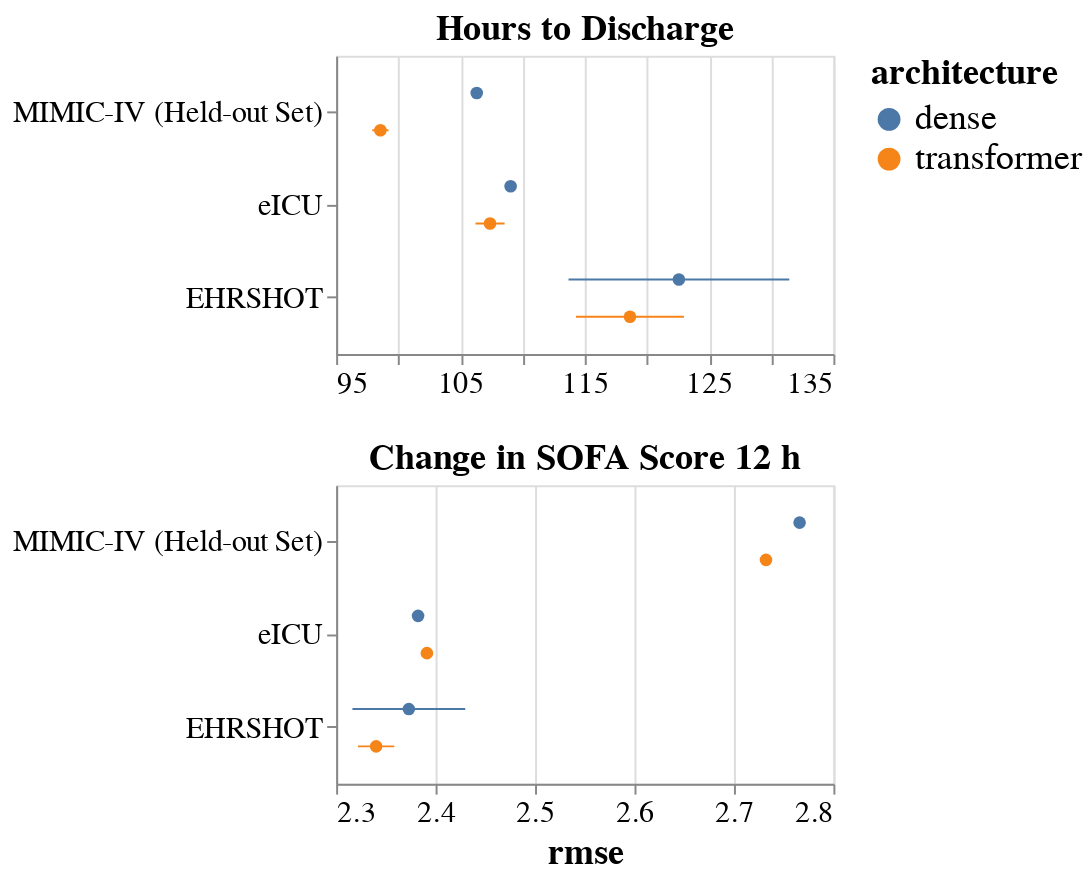

This figure's notebook cell:
### Code cell
sofa_chart = alt.Chart(df[df['task'] == 'SOFA'])
disch_chart = alt.Chart(df[df['task'] == 'DischargeTime'])
((disch_chart.mark_point(filled=True, size=40).encode(
    y=alt.Y('Dataset:N', axis=alt.Axis(title=None), sort=dataset_order),
    x=alt.X('mean(rmse):Q', scale=alt.Scale(zero=False), title=None),
    yOffset='architecture:N',
    color='architecture:N',
) + disch_chart.mark_errorbar().encode(
    y=alt.Y('Dataset:N', axis=alt.Axis(title=None), sort=dataset_order),
    x='rmse:Q',
    yOffset='architecture:N',
    color='architecture:N',
)).properties(width=250, height=150, title='Hours to Discharge') & ((sofa_chart.mark_point(filled=True, size=40).encode(
    y=alt.Y('Dataset:N', axis=alt.Axis(title=None), sort=dataset_order),
    x=alt.X('mean(rmse):Q', scale=alt.Scale(zero=False)),
    yOffset='architecture:N',
    color='architecture:N',
) + sofa_chart.mark_errorbar().encode(
    y=alt.Y('Dataset:N', axis=alt.Axis(title=None), sort=dataset_order),
    x='rmse:Q',
    yOffset='architecture:N',
    color='architecture:N',
)).properties(width=250, height=150, title='Change in SOFA Score 12 h'))).configure_axis(
    labelFontSize=15,
    titleFontSize=18
).configure_title(fontSize=18).configure_legend(titleFontSize=18,
labelFontSize=18)

### Figure 1 — Vega-Lite specification as saved in the notebook (floating-point values rounded to 4 significant figures)
{"config": {"view": {"continuousWidth": 300, "continuousHeight": 300}, "axis": {"labelFontSize": 15, "titleFontSize": 18}, "legend": {"labelFontSize": 18, "titleFontSize": 18}, "title": {"fontSize": 18}}, "vconcat": [{"layer": [{"mark": {"type": "point", "filled": true, "size": 40}, "encoding": {"color": {"field": "architecture", "type": "nominal"}, "x": {"aggregate": "mean", "field": "rmse", "scale": {"zero": false}, "title": null, "type": "quantitative"}, "y": {"axis": {"title": null}, "field": "Dataset", "sort": ["MIMIC-IV (Held-out Set)", "eICU", "EHRSHOT"], "type": "nominal"}, "yOffset": {"field": "architecture", "type": "nominal"}}}, {"mark": {"type": "errorbar"}, "encoding": {"color": {"field": "architecture", "type": "nominal"}, "x": {"field": "rmse", "type": "quantitative"}, "y": {"axis": {"title": null}, "field": "Dataset", "sort": ["MIMIC-IV (Held-out Set)", "eICU", "EHRSHOT"], "type": "nominal"}, "yOffset": {"field": "architecture", "type": "nominal"}}}], "data": {"name": "data-3af236c06fc53d10fb33f9980a21092b"}, "height": 150, "title": "Hours to Discharge", "width": 250}, {"layer": [{"mark": {"type": "point", "filled": true, "size": 40}, "encoding": {"color": {"field": "architecture", "type": "nominal"}, "x": {"aggregate": "mean", "field": "rmse", "scale": {"zero": false}, "type": "quantitative"}, "y": {"axis": {"title": null}, "field": "Dataset", "sort": ["MIMIC-IV (Held-out Set)", "eICU", "EHRSHOT"], "type": "nominal"}, "yOffset": {"field": "architecture", "type": "nominal"}}}, {"mark": {"type": "errorbar"}, "encoding": {"color": {"field": "architecture", "type": "nominal"}, "x": {"field": "rmse", "type": "quantitative"}, "y": {"axis": {"title": null}, "field": "Dataset", "sort": ["MIMIC-IV (Held-out Set)", "eICU", "EHRSHOT"], "type": "nominal"}, "yOffset": {"field": "architecture", "type": "nominal"}}}], "data": {"name": "data-8137693c34cd74355a0e8cb01c0acae3"}, "height": 150, "title": "Change in SOFA Score 12 h", "width": 250}], "$schema": "https://vega.github.io/schema/vega-lite/v5.15.1.json", "datasets": {"data-3af236c06fc53d10fb33f9980a21092b": [{"architecture": "transformer", "nencoder": 4, "nhid": 128, "nhead": 8.0, "nembed": 32, "lr": 0.001, "dropout": 0.1, "lr_decay": 0.98, "batch_size": 64, "mask_prob": 0.0, "noise_factor": 0.0, "loss_weighting": "unusualness", "past_value_reconstruction": true, "first_value_reconstruction": false, "dataset": "mimiciv", "task": "DischargeTime", "trial": 0, "accuracy": null, "f1": null, "precision": null, "recall": null, "auroc": null, "r2": 0.1372, "mse": 9958.0, "rmse": 99.79, "Dataset": "MIMIC-IV (Held-out Set)"}, {"architecture": "transformer", "nencoder": 4, "nhid": 128, "nhead": 8.0, "nembed": 32, "lr": 0.001, "dropout": 0.1, "lr_decay": 0.98, "batch_size": 64, "mask_prob": 0.0, "noise_factor": 0.0, "loss_weighting": "unusualness", "past_value_reconstruction": true, "first_value_reconstruction": false, "dataset": "eicu", "task": "DischargeTime", "trial": 0, "accuracy": null, "f1": null, "precision": null, "recall": null, "auroc": null, "r2": -0.04804, "mse": 12030.0, "rmse": 109.7, "Dataset": "eICU"}, {"architecture": "transformer", "nencoder": 4, "nhid": 128, "nhead": 8.0, "nembed": 32, "lr": 0.001, "dropout": 0.1, "lr_decay": 0.98, "batch_size": 64, "mask_prob": 0.0, "noise_factor": 0.0, "loss_weighting": "unusualness", "past_value_reconstruction": true, "first_value_reconstruction": false, "dataset": "ehrshot", "task": "DischargeTime", "trial": 0, "accuracy": null, "f1": null, "precision": null, "recall": null, "auroc": null, "r2": -0.08105, "mse": 12170.0, "rmse": 110.3, "Dataset": "EHRSHOT"}, {"architecture": "transformer", "nencoder": 4, "nhid": 128, "nhead": 8.0, "nembed": 32, "lr": 0.001, "dropout": 0.1, "lr_decay": 0.98, "batch_size": 64, "mask_prob": 0.0, "noise_factor": 0.0, "loss_weighting": "unusualness", "past_value_reconstruction": true, "first_value_reconstruction": false, "dataset": "mimiciv", "task": "DischargeTime", "trial": 1, "accuracy": null, "f1": null, "precision": null, "recall": null, "auroc": null, "r2": 0.1621, "mse": 9670.0, "rmse": 98.33, "Dataset": "MIMIC-IV (Held-out Set)"}, {"architecture": "transformer", "nencoder": 4, "nhid": 128, "nhead": 8.0, "nembed": 32, "lr": 0.001, "dropout": 0.1, "lr_decay": 0.98, "batch_size": 64, "mask_prob": 0.0, "noise_factor": 0.0, "loss_weighting": "unusualness", "past_value_reconstruction": true, "first_value_reconstruction": false, "dataset": "eicu", "task": "DischargeTime", "trial": 1, "accuracy": null, "f1": null, "precision": null, "recall": null, "auroc": null, "r2": 0.01112, "mse": 11350.0, "rmse": 106.5, "Dataset": "eICU"}, {"architecture": "transformer", "nencoder": 4, "nhid": 128, "nhead": 8.0, "nembed": 32, "lr": 0.001, "dropout": 0.1, "lr_decay": 0.98, "batch_size": 64, "mask_prob": 0.0, "noise_factor": 0.0, "loss_weighting": "unusualness", "past_value_reconstruction": true, "first_value_reconstruction": false, "dataset": "ehrshot", "task": "DischargeTime", "trial": 1, "accuracy": null, "f1": null, "precision": null, "recall": null, "auroc": null, "r2": -0.2932, "mse": 14560.0, "rmse": 120.7, "Dataset": "EHRSHOT"}, {"architecture": "transformer", "nencoder": 4, "nhid": 128, "nhead": 8.0, "nembed": 32, "lr": 0.001, "dropout": 0.1, "lr_decay": 0.98, "batch_size": 64, "mask_prob": 0.0, "noise_factor": 0.0, "loss_weighting": "unusualness", "past_value_reconstruction": true, "first_value_reconstruction": false, "dataset": "mimiciv", "task": "DischargeTime", "trial": 2, "accuracy": null, "f1": null, "precision": null, "recall": null, "auroc": null, "r2": 0.1753, "mse": 9517.0, "rmse": 97.56, "Dataset": "MIMIC-IV (Held-out Set)"}, {"architecture": "transformer", "nencoder": 4, "nhid": 128, "nhead": 8.0, "nembed": 32, "lr": 0.001, "dropout": 0.1, "lr_decay": 0.98, "batch_size": 64, "mask_prob": 0.0, "noise_factor": 0.0, "loss_weighting": "unusualness", "past_value_reconstruction": true, "first_value_reconstruction": false, "dataset": "eicu", "task": "DischargeTime", "trial": 2, "accuracy": null, "f1": null, "precision": null, "recall": null, "auroc": null, "r2": 0.02317, "mse": 11210.0, "rmse": 105.9, "Dataset": "eICU"}, {"architecture": "transformer", "nencoder": 4, "nhid": 128, "nhead": 8.0, "nembed": 32, "lr": 0.001, "dropout": 0.1, "lr_decay": 0.98, "batch_size": 64, "mask_prob": 0.0, "noise_factor": 0.0, "loss_weighting": "unusualness", "past_value_reconstruction": true, "first_value_reconstruction": false, "dataset": "ehrshot", "task": "DischargeTime", "trial": 2, "accuracy": null, "f1": null, "precision": null, "recall": null, "auroc": null, "r2": -0.3866, "mse": 15610.0, "rmse": 124.9, "Dataset": "EHRSHOT"}, {"architecture": "dense", "nencoder": 4, "nhid": 128, "nhead": null, "nembed": 32, "lr": 0.001, "dropout": 0.1, "lr_decay": 0.98, "batch_size": 64, "mask_prob": 0.0, "noise_factor": 0.0, "loss_weighting": "unusualness", "past_value_reconstruction": true, "first_value_reconstruction": false, "dataset": "mimiciv", "task": "DischargeTime", "trial": 0, "accuracy": null, "f1": null, "precision": null, "recall": null, "auroc": null, "r2": 0.0155, "mse": 11360.0, "rmse": 106.6, "Dataset": "MIMIC-IV (Held-out Set)"}, {"architecture": "dense", "nencoder": 4, "nhid": 128, "nhead": null, "nembed": 32, "lr": 0.001, "dropout": 0.1, "lr_decay": 0.98, "batch_size": 64, "mask_prob": 0.0, "noise_factor": 0.0, "loss_weighting": "unusualness", "past_value_reconstruction": true, "first_value_reconstruction": false, "dataset": "eicu", "task": "DischargeTime", "trial": 0, "accuracy": null, "f1": null, "precision": null, "recall": null, "auroc": null, "r2": -0.02213, "mse": 11730.0, "rmse": 108.3, "Dataset": "eICU"}, {"architecture": "dense", "nencoder": 4, "nhid": 128, "nhead": null, "nembed": 32, "lr": 0.001, "dropout": 0.1, "lr_decay": 0.98, "batch_size": 64, "mask_prob": 0.0, "noise_factor": 0.0, "loss_weighting": "unusualness", "past_value_reconstruction": true, "first_value_reconstruction": false, "dataset": "ehrshot", "task": "DischargeTime", "trial": 0, "accuracy": null, "f1": null, "precision": null, "recall": null, "auroc": null, "r2": -0.1388, "mse": 12820.0, "rmse": 113.2, "Dataset": "EHRSHOT"}, {"architecture": "dense", "nencoder": 4, "nhid": 128, "nhead": null, "nembed": 32, "lr": 0.001, "dropout": 0.1, "lr_decay": 0.98, "batch_size": 64, "mask_prob": 0.0, "noise_factor": 0.0, "loss_weighting": "unusualness", "past_value_reconstruction": true, "first_value_reconstruction": false, "dataset": "mimiciv", "task": "DischargeTime", "trial": 1, "accuracy": null, "f1": null, "precision": null, "recall": null, "auroc": null, "r2": 0.01845, "mse": 11330.0, "rmse": 106.4, "Dataset": "MIMIC-IV (Held-out Set)"}, {"architecture": "dense", "nencoder": 4, "nhid": 128, "nhead": null, "nembed": 32, "lr": 0.001, "dropout": 0.1, "lr_decay": 0.98, "batch_size": 64, "mask_prob": 0.0, "noise_factor": 0.0, "loss_weighting": "unusualness", "past_value_reconstruction": true, "first_value_reconstruction": false, "dataset": "eicu", "task": "DischargeTime", "trial": 1, "accuracy": null, "f1": null, "precision": null, "recall": null, "auroc": null, "r2": -0.03865, "mse": 11920.0, "rmse": 109.2, "Dataset": "eICU"}, {"architecture": "dense", "nencoder": 4, "nhid": 128, "nhead": null, "nembed": 32, "lr": 0.001, "dropout": 0.1, "lr_decay": 0.98, "batch_size": 64, "mask_prob": 0.0, "noise_factor": 0.0, "loss_weighting": "unusualness", "past_value_reconstruction": true, "first_value_reconstruction": false, "dataset": "ehrshot", "task": "DischargeTime", "trial": 1, "accuracy": null, "f1": null, "precision": null, "recall": null, "auroc": null, "r2": -0.7491, "mse": 19690.0, "rmse": 140.3, "Dataset": "EHRSHOT"}, {"architecture": "dense", "nencoder": 4, "nhid": 128, "nhead": null, "nembed": 32, "lr": 0.001, "dropout": 0.1, "lr_decay": 0.98, "batch_size": 64, "mask_prob": 0.0, "noise_factor": 0.0, "loss_weighting": "unusualness", "past_value_reconstruction": true, "first_value_reconstruction": false, "dataset": "mimiciv", "task": "DischargeTime", "trial": 2, "accuracy": null, "f1": null, "precision": null, "recall": null, "auroc": null, "r2": 0.02817, "mse": 11220.0, "rmse": 105.9, "Dataset": "MIMIC-IV (Held-out Set)"}, {"architecture": "dense", "nencoder": 4, "nhid": 128, "nhead": null, "nembed": 32, "lr": 0.001, "dropout": 0.1, "lr_decay": 0.98, "batch_size": 64, "mask_prob": 0.0, "noise_factor": 0.0, "loss_weighting": "unusualness", "past_value_reconstruction": true, "first_value_reconstruction": false, "dataset": "eicu", "task": "DischargeTime", "trial": 2, "accuracy": null, "f1": null, "precision": null, "recall": null, "auroc": null, "r2": -0.046, "mse": 12010.0, "rmse": 109.6, "Dataset": "eICU"}, {"architecture": "dense", "nencoder": 4, "nhid": 128, "nhead": null, "nembed": 32, "lr": 0.001, "dropout": 0.1, "lr_decay": 0.98, "batch_size": 64, "mask_prob": 0.0, "noise_factor": 0.0, "loss_weighting": "unusualness", "past_value_reconstruction": true, "first_value_reconstruction": false, "dataset": "ehrshot", "task": "DischargeTime", "trial": 2, "accuracy": null, "f1": null, "precision": null, "recall": null, "auroc": null, "r2": -0.1578, "mse": 13030.0, "rmse": 114.2, "Dataset": "EHRSHOT"}], "data-8137693c34cd74355a0e8cb01c0acae3": [{"architecture": "transformer", "nencoder": 4, "nhid": 128, "nhead": 8.0, "nembed": 32, "lr": 0.001, "dropout": 0.1, "lr_decay": 0.98, "batch_size": 64, "mask_prob": 0.0, "noise_factor": 0.0, "loss_weighting": "unusualness", "past_value_reconstruction": true, "first_value_reconstruction": false, "dataset": "mimiciv", "task": "SOFA", "trial": 0, "accuracy": null, "f1": null, "precision": null, "recall": null, "auroc": null, "r2": 0.0302, "mse": 7.47, "rmse": 2.733, "Dataset": "MIMIC-IV (Held-out Set)"}, {"architecture": "transformer", "nencoder": 4, "nhid": 128, "nhead": 8.0, "nembed": 32, "lr": 0.001, "dropout": 0.1, "lr_decay": 0.98, "batch_size": 64, "mask_prob": 0.0, "noise_factor": 0.0, "loss_weighting": "unusualness", "past_value_reconstruction": true, "first_value_reconstruction": false, "dataset": "eicu", "task": "SOFA", "trial": 0, "accuracy": null, "f1": null, "precision": null, "recall": null, "auroc": null, "r2": -0.01546, "mse": 5.736, "rmse": 2.395, "Dataset": "eICU"}, {"architecture": "transformer", "nencoder": 4, "nhid": 128, "nhead": 8.0, "nembed": 32, "lr": 0.001, "dropout": 0.1, "lr_decay": 0.98, "batch_size": 64, "mask_prob": 0.0, "noise_factor": 0.0, "loss_weighting": "unusualness", "past_value_reconstruction": true, "first_value_reconstruction": false, "dataset": "ehrshot", "task": "SOFA", "trial": 0, "accuracy": null, "f1": null, "precision": null, "recall": null, "auroc": null, "r2": -0.00556, "mse": 5.307, "rmse": 2.304, "Dataset": "EHRSHOT"}, {"architecture": "transformer", "nencoder": 4, "nhid": 128, "nhead": 8.0, "nembed": 32, "lr": 0.001, "dropout": 0.1, "lr_decay": 0.98, "batch_size": 64, "mask_prob": 0.0, "noise_factor": 0.0, "loss_weighting": "unusualness", "past_value_reconstruction": true, "first_value_reconstruction": false, "dataset": "mimiciv", "task": "SOFA", "trial": 1, "accuracy": null, "f1": null, "precision": null, "recall": null, "auroc": null, "r2": 0.02767, "mse": 7.489, "rmse": 2.737, "Dataset": "MIMIC-IV (Held-out Set)"}, {"architecture": "transformer", "nencoder": 4, "nhid": 128, "nhead": 8.0, "nembed": 32, "lr": 0.001, "dropout": 0.1, "lr_decay": 0.98, "batch_size": 64, "mask_prob": 0.0, "noise_factor": 0.0, "loss_weighting": "unusualness", "past_value_reconstruction": true, "first_value_reconstruction": false, "dataset": "eicu", "task": "SOFA", "trial": 1, "accuracy": null, "f1": null, "precision": null, "recall": null, "auroc": null, "r2": -0.01395, "mse": 5.728, "rmse": 2.393, "Dataset": "eICU"}, {"architecture": "transformer", "nencoder": 4, "nhid": 128, "nhead": 8.0, "nembed": 32, "lr": 0.001, "dropout": 0.1, "lr_decay": 0.98, "batch_size": 64, "mask_prob": 0.0, "noise_factor": 0.0, "loss_weighting": "unusualness", "past_value_reconstruction": true, "first_value_reconstruction": false, "dataset": "ehrshot", "task": "SOFA", "trial": 1, "accuracy": null, "f1": null, "precision": null, "recall": null, "auroc": null, "r2": -0.05594, "mse": 5.573, "rmse": 2.361, "Dataset": "EHRSHOT"}, {"architecture": "transformer", "nencoder": 4, "nhid": 128, "nhead": 8.0, "nembed": 32, "lr": 0.001, "dropout": 0.1, "lr_decay": 0.98, "batch_size": 64, "mask_prob": 0.0, "noise_factor": 0.0, "loss_weighting": "unusualness", "past_value_reconstruction": true, "first_value_reconstruction": false, "dataset": "mimiciv", "task": "SOFA", "trial": 2, "accuracy": null, "f1": null, "precision": null, "recall": null, "auroc": null, "r2": 0.03446, "mse": 7.437, "rmse": 2.727, "Dataset": "MIMIC-IV (Held-out Set)"}, {"architecture": "transformer", "nencoder": 4, "nhid": 128, "nhead": 8.0, "nembed": 32, "lr": 0.001, "dropout": 0.1, "lr_decay": 0.98, "batch_size": 64, "mask_prob": 0.0, "noise_factor": 0.0, "loss_weighting": "unusualness", "past_value_reconstruction": true, "first_value_reconstruction": false, "dataset": "eicu", "task": "SOFA", "trial": 2, "accuracy": null, "f1": null, "precision": null, "recall": null, "auroc": null, "r2": -0.007487, "mse": 5.691, "rmse": 2.386, "Dataset": "eICU"}, {"architecture": "transformer", "nencoder": 4, "nhid": 128, "nhead": 8.0, "nembed": 32, "lr": 0.001, "dropout": 0.1, "lr_decay": 0.98, "batch_size": 64, "mask_prob": 0.0, "noise_factor": 0.0, "loss_weighting": "unusualness", "past_value_reconstruction": true, "first_value_reconstruction": false, "dataset": "ehrshot", "task": "SOFA", "trial": 2, "accuracy": null, "f1": null, "precision": null, "recall": null, "auroc": null, "r2": -0.05172, "mse": 5.551, "rmse": 2.356, "Dataset": "EHRSHOT"}, {"architecture": "dense", "nencoder": 4, "nhid": 128, "nhead": null, "nembed": 32, "lr": 0.001, "dropout": 0.1, "lr_decay": 0.98, "batch_size": 64, "mask_prob": 0.0, "noise_factor": 0.0, "loss_weighting": "unusualness", "past_value_reconstruction": true, "first_value_reconstruction": false, "dataset": "mimiciv", "task": "SOFA", "trial": 0, "accuracy": null, "f1": null, "precision": null, "recall": null, "auroc": null, "r2": 0.005982, "mse": 7.656, "rmse": 2.767, "Dataset": "MIMIC-IV (Held-out Set)"}, {"architecture": "dense", "nencoder": 4, "nhid": 128, "nhead": null, "nembed": 32, "lr": 0.001, "dropout": 0.1, "lr_decay": 0.98, "batch_size": 64, "mask_prob": 0.0, "noise_factor": 0.0, "loss_weighting": "unusualness", "past_value_reconstruction": true, "first_value_reconstruction": false, "dataset": "eicu", "task": "SOFA", "trial": 0, "accuracy": null, "f1": null, "precision": null, "recall": null, "auroc": null, "r2": -0.00237, "mse": 5.662, "rmse": 2.38, "Dataset": "eICU"}, {"architecture": "dense", "nencoder": 4, "nhid": 128, "nhead": null, "nembed": 32, "lr": 0.001, "dropout": 0.1, "lr_decay": 0.98, "batch_size": 64, "mask_prob": 0.0, "noise_factor": 0.0, "loss_weighting": "unusualness", "past_value_reconstruction": true, "first_value_reconstruction": false, "dataset": "ehrshot", "task": "SOFA", "trial": 0, "accuracy": null, "f1": null, "precision": null, "recall": null, "auroc": null, "r2": -0.01991, "mse": 5.383, "rmse": 2.32, "Dataset": "EHRSHOT"}, {"architecture": "dense", "nencoder": 4, "nhid": 128, "nhead": null, "nembed": 32, "lr": 0.001, "dropout": 0.1, "lr_decay": 0.98, "batch_size": 64, "mask_prob": 0.0, "noise_factor": 0.0, "loss_weighting": "unusualness", "past_value_reconstruction": true, "first_value_reconstruction": false, "dataset": "mimiciv", "task": "SOFA", "trial": 1, "accuracy": null, "f1": null, "precision": null, "recall": null, "auroc": null, "r2": 0.01028, "mse": 7.623, "rmse": 2.761, "Dataset": "MIMIC-IV (Held-out Set)"}, {"architecture": "dense", "nencoder": 4, "nhid": 128, "nhead": null, "nembed": 32, "lr": 0.001, "dropout": 0.1, "lr_decay": 0.98, "batch_size": 64, "mask_prob": 0.0, "noise_factor": 0.0, "loss_weighting": "unusualness", "past_value_reconstruction": true, "first_value_reconstruction": false, "dataset": "eicu", "task": "SOFA", "trial": 1, "accuracy": null, "f1": null, "precision": null, "recall": null, "auroc": null, "r2": -0.01052, "mse": 5.708, "rmse": 2.389, "Dataset": "eICU"}, {"architecture": "dense", "nencoder": 4, "nhid": 128, "nhead": null, "nembed": 32, "lr": 0.001, "dropout": 0.1, "lr_decay": 0.98, "batch_size": 64, "mask_prob": 0.0, "noise_factor": 0.0, "loss_weighting": "unusualness", "past_value_reconstruction": true, "first_value_reconstruction": false, "dataset": "ehrshot", "task": "SOFA", "trial": 1, "accuracy": null, "f1": null, "precision": null, "recall": null, "auroc": null, "r2": -0.01337, "mse": 5.349, "rmse": 2.313, "Dataset": "EHRSHOT"}, {"architecture": "dense", "nencoder": 4, "nhid": 128, "nhead": null, "nembed": 32, "lr": 0.001, "dropout": 0.1, "lr_decay": 0.98, "batch_size": 64, "mask_prob": 0.0, "noise_factor": 0.0, "loss_weighting": "unusualness", "past_value_reconstruction": true, "first_value_reconstruction": false, "dataset": "mimiciv", "task": "SOFA", "trial": 2, "accuracy": null, "f1": null, "precision": null, "recall": null, "auroc": null, "r2": 0.003712, "mse": 7.674, "rmse": 2.77, "Dataset": "MIMIC-IV (Held-out Set)"}, {"architecture": "dense", "nencoder": 4, "nhid": 128, "nhead": null, "nembed": 32, "lr": 0.001, "dropout": 0.1, "lr_decay": 0.98, "batch_size": 64, "mask_prob": 0.0, "noise_factor": 0.0, "loss_weighting": "unusualness", "past_value_reconstruction": true, "first_value_reconstruction": false, "dataset": "eicu", "task": "SOFA", "trial": 2, "accuracy": null, "f1": null, "precision": null, "recall": null, "auroc": null, "r2": -0.001476, "mse": 5.657, "rmse": 2.378, "Dataset": "eICU"}, {"architecture": "dense", "nencoder": 4, "nhid": 128, "nhead": null, "nembed": 32, "lr": 0.001, "dropout": 0.1, "lr_decay": 0.98, "batch_size": 64, "mask_prob": 0.0, "noise_factor": 0.0, "loss_weighting": "unusualness", "past_value_reconstruction": true, "first_value_reconstruction": false, "dataset": "ehrshot", "task": "SOFA", "trial": 2, "accuracy": null, "f1": null, "precision": null, "recall": null, "auroc": null, "r2": -0.1713, "mse": 6.182, "rmse": 2.486, "Dataset": "EHRSHOT"}]}}
